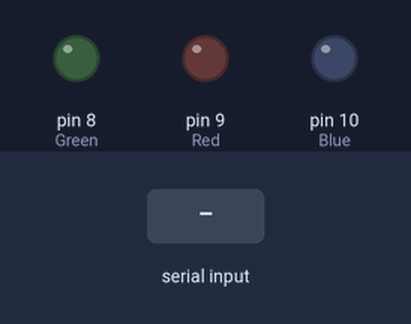
A sketch run on a simulated Arduino Uno, built with avr-gcc and run on an emulated ATmega328P. On the bench: output pins drawn as LEDs (lit = HIGH). The test bench sets the inputs (shaded band).

Above: at 1.2 s.
1.3 s: "Blue\n" received over Serial
At 2.5 s:
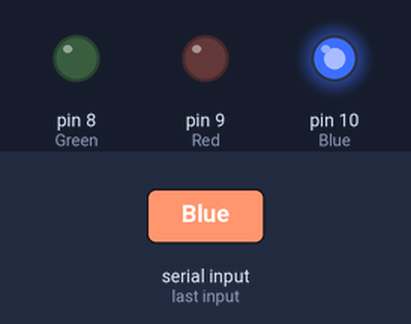
2.8 s: "Green\n" received over Serial
At 3.7 s:
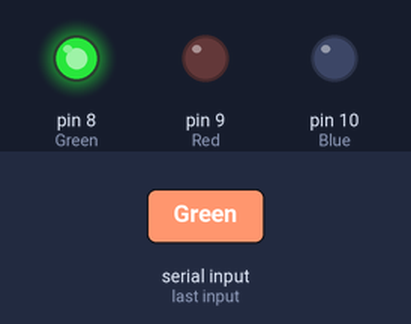
4.3 s: "Red\n" received over Serial
At 4.7 s:
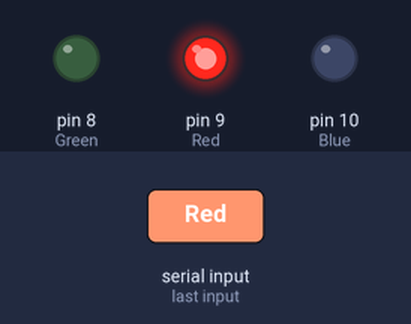
5.8 s: "Purple\n" received over Serial
At 7.0 s:
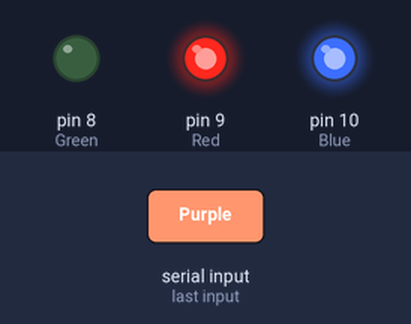
7.3 s: "Turquise\n" received over Serial
At 8.4 s:
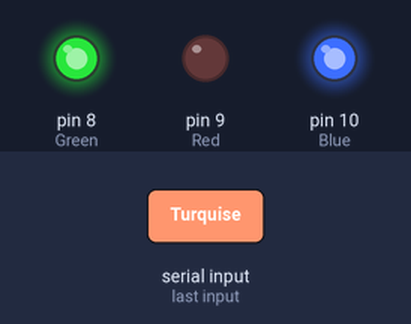
8.8 s: "Yellow\n" received over Serial
At 9.5 s:
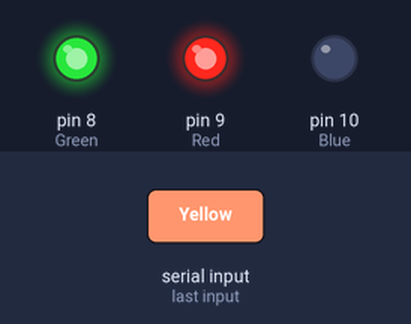
Timing chart, 0 to 11.3 s (numbered marks = the images above; inputs shaded):
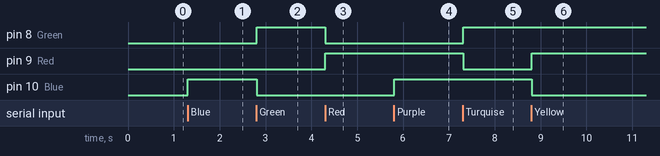

Measured:
- after the input at 1.3 s, pin 10 (Blue): LOW → HIGH at once
- after the input at 2.8 s, pin 8 (Green): LOW → HIGH at once; pin 10 (Blue): HIGH → LOW at once
- after the input at 4.3 s, pin 8 (Green): HIGH → LOW at once; pin 9 (Red): LOW → HIGH at once
- after the input at 5.8 s, pin 10 (Blue): LOW → HIGH at once
- after the input at 7.3 s, pin 8 (Green): LOW → HIGH at once; pin 9 (Red): HIGH → LOW at once
- after the input at 8.8 s, pin 9 (Red): LOW → HIGH at once; pin 10 (Blue): HIGH → LOW at once

The sketch:

led_control_arduino.ino
```cpp
String Color;
int Green = 8;
int Red = 9;
int Blue = 10;

void setup() {
  Serial.begin(9600);
  pinMode(Red, OUTPUT);
  pinMode(Green, OUTPUT);
  pinMode(Blue, OUTPUT);
}

void loop() {
  if(Serial.available()){
    Color = Serial.readStringUntil('\n');
    if(Color == "Off"){
      digitalWrite(Blue, LOW);
      digitalWrite(Red, LOW);
      digitalWrite(Green, LOW);
    }
    if(Color == "Blue"){
      digitalWrite(Blue, HIGH);
      digitalWrite(Green, LOW);
      digitalWrite(Red, LOW);
    }
    if(Color == "Green"){
      digitalWrite(Blue, LOW);
      digitalWrite(Green, HIGH);
      digitalWrite(Red, LOW);
    }
    if(Color == "Red"){
      digitalWrite(Blue, LOW);
      digitalWrite(Green, LOW);
      digitalWrite(Red, HIGH);
    }
    if(Color == "Purple"){
      digitalWrite(Blue, HIGH);
      digitalWrite(Green, LOW);
      digitalWrite(Red, HIGH);
    }
    if(Color == "Turquise"){
      digitalWrite(Blue, HIGH);
      digitalWrite(Green, HIGH);
      digitalWrite(Red, LOW);
    }
    if(Color == "Yellow"){
      digitalWrite(Blue, LOW);
      digitalWrite(Green, HIGH);
      digitalWrite(Red, HIGH);
    }
    if(Color == "White"){
      digitalWrite(Blue, HIGH);
      digitalWrite(Red, HIGH);
      digitalWrite(Green, HIGH);
    }

  }
}
```
